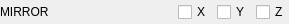
<?xml version="1.0" encoding="UTF-8"?>
<ui version="4.0">
 <class>XYZMirrorWidget</class>
 <widget class="QWidget" name="XYZMirrorWidget">
  <property name="geometry">
   <rect>
    <x>0</x>
    <y>0</y>
    <width>287</width>
    <height>24</height>
   </rect>
  </property>
  <property name="windowTitle">
   <string>Form</string>
  </property>
  <layout class="QGridLayout" name="gridLayout">
   <property name="leftMargin">
    <number>0</number>
   </property>
   <property name="topMargin">
    <number>0</number>
   </property>
   <property name="rightMargin">
    <number>0</number>
   </property>
   <property name="bottomMargin">
    <number>0</number>
   </property>
   <item row="0" column="0">
    <layout class="QHBoxLayout" name="horizontalLayout">
     <item>
      <layout class="QHBoxLayout" name="horizontalLayout_2">
       <item>
        <widget class="QLabel" name="label">
         <property name="minimumSize">
          <size>
           <width>172</width>
           <height>0</height>
          </size>
         </property>
         <property name="maximumSize">
          <size>
           <width>172</width>
           <height>16777215</height>
          </size>
         </property>
         <property name="text">
          <string>MIRROR</string>
         </property>
        </widget>
       </item>
       <item>
        <widget class="QCheckBox" name="xCheckBox">
         <property name="text">
          <string>X</string>
         </property>
        </widget>
       </item>
       <item>
        <widget class="QCheckBox" name="yCheckBox">
         <property name="text">
          <string>Y</string>
         </property>
        </widget>
       </item>
       <item>
        <widget class="QCheckBox" name="zCheckBox">
         <property name="text">
          <string>Z</string>
         </property>
        </widget>
       </item>
       <item>
        <spacer name="horizontalSpacer">
         <property name="orientation">
          <enum>Qt::Horizontal</enum>
         </property>
         <property name="sizeHint" stdset="0">
          <size>
           <width>40</width>
           <height>20</height>
          </size>
         </property>
        </spacer>
       </item>
      </layout>
     </item>
    </layout>
   </item>
  </layout>
 </widget>
 <resources/>
 <connections/>
</ui>
